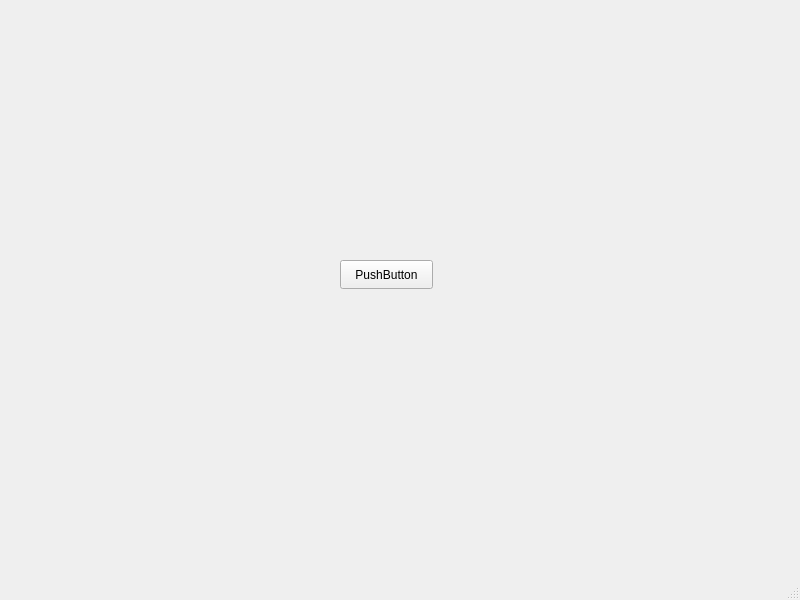
<?xml version="1.0" encoding="UTF-8"?>
<ui version="4.0">
 <class>MainWindow</class>
 <widget class="QMainWindow" name="MainWindow">
  <property name="geometry">
   <rect>
    <x>0</x>
    <y>0</y>
    <width>800</width>
    <height>600</height>
   </rect>
  </property>
  <property name="windowTitle">
   <string>MainWindow</string>
  </property>
  <widget class="QWidget" name="centralwidget">
   <widget class="QPushButton" name="pushButton">
    <property name="geometry">
     <rect>
      <x>340</x>
      <y>260</y>
      <width>93</width>
      <height>29</height>
     </rect>
    </property>
    <property name="text">
     <string>PushButton</string>
    </property>
   </widget>
  </widget>
  <widget class="QMenuBar" name="menubar">
   <property name="geometry">
    <rect>
     <x>0</x>
     <y>0</y>
     <width>800</width>
     <height>26</height>
    </rect>
   </property>
  </widget>
  <widget class="QStatusBar" name="statusbar"/>
 </widget>
 <resources/>
 <connections>
  <connection>
   <sender>pushButton</sender>
   <signal>clicked()</signal>
   <receiver>MainWindow</receiver>
   <slot>close()</slot>
   <hints>
    <hint type="sourcelabel">
     <x>405</x>
     <y>304</y>
    </hint>
    <hint type="destinationlabel">
     <x>491</x>
     <y>380</y>
    </hint>
   </hints>
  </connection>
 </connections>
</ui>
